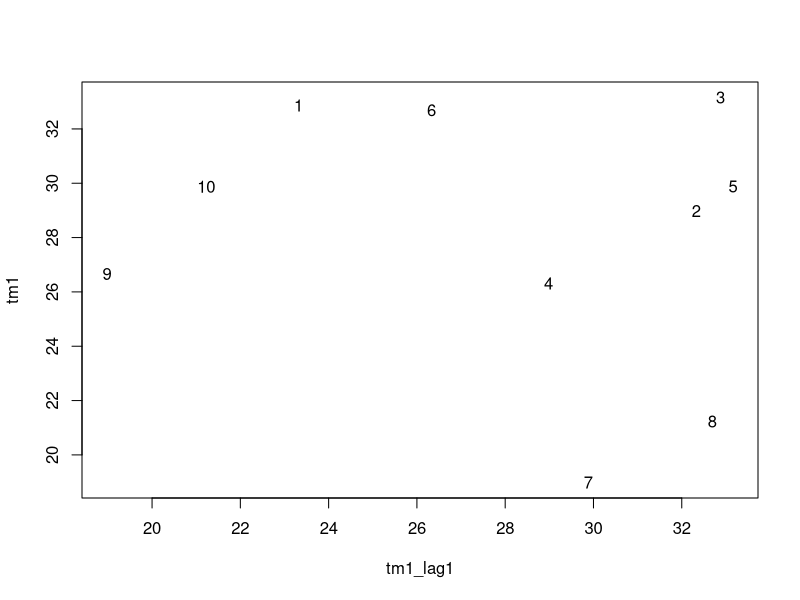
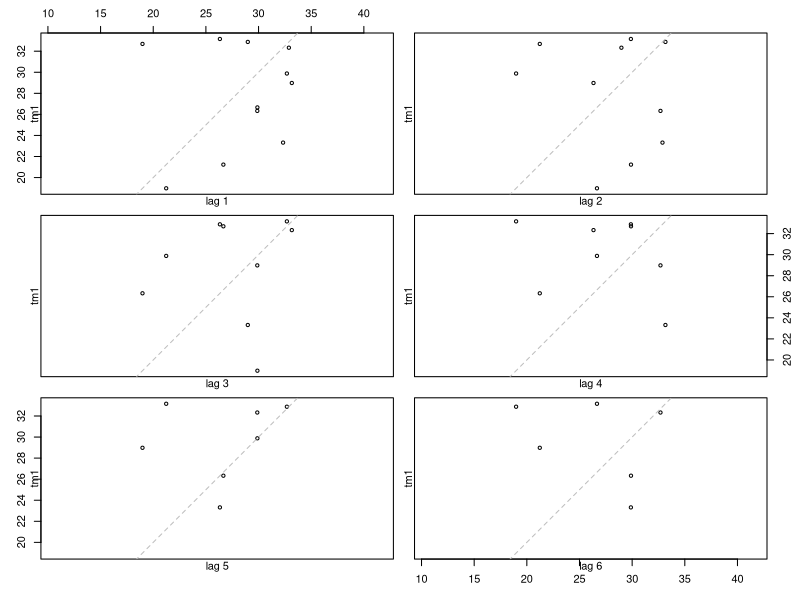

Reproduce these figures in R, in order.
X <- c(23.32, 32.33, 32.88, 28.98, 33.16, 26.33, 29.88, 32.69, 18.98, 21.23, 26.66, 29.89)
library(tseries)
acf(X, pl=FALSE)

tm1 = ts(X, frequency = 1)
tm1_lag1=lag(tm1,-2)
plot(tm1_lag1,tm1,xy.lines = FALSE)
lag.plot(tm1,set.lags = c(1:6),do.lines=FALSE)